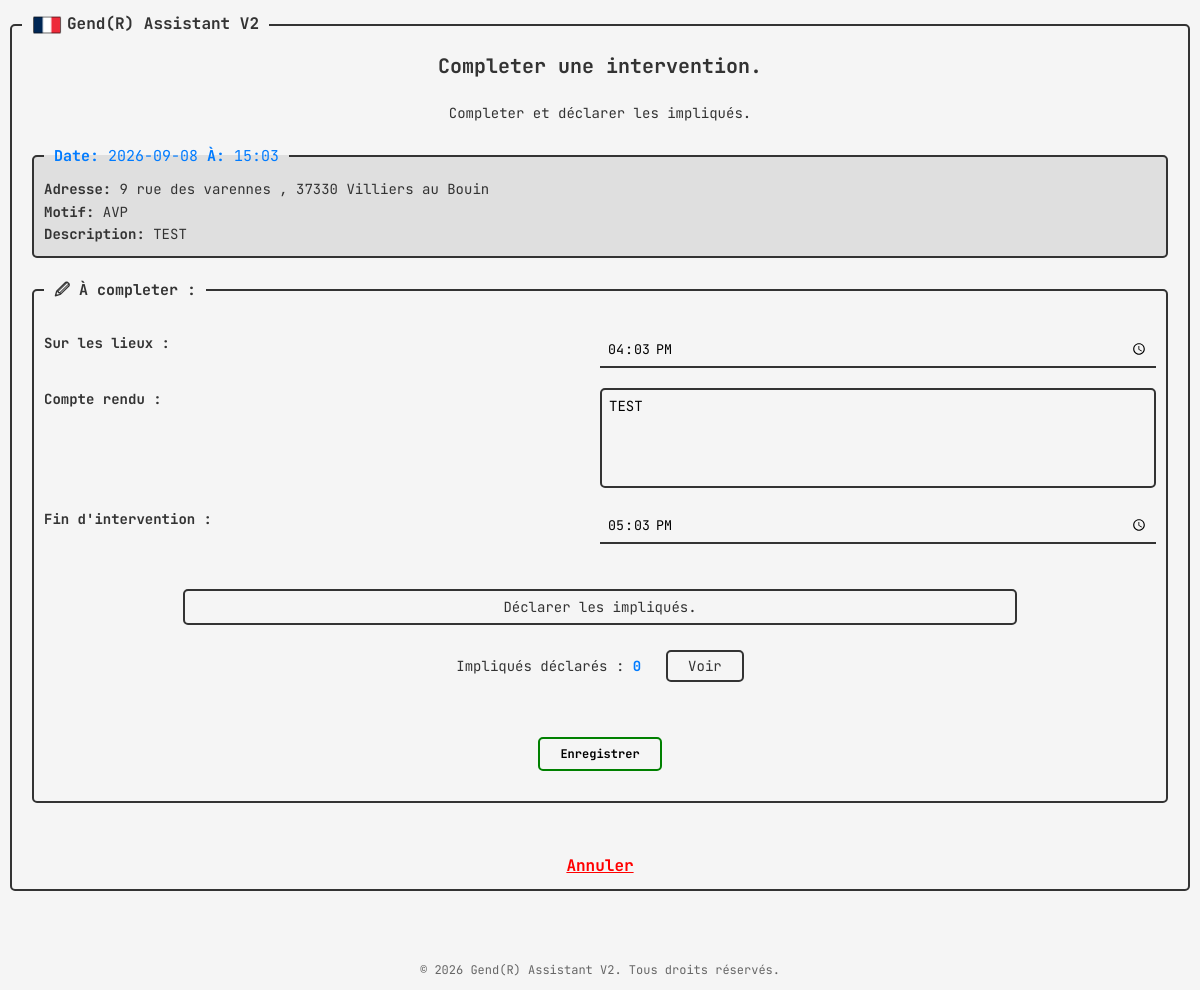
The app's page /complete?intervention_id=1 (signed in), older data.
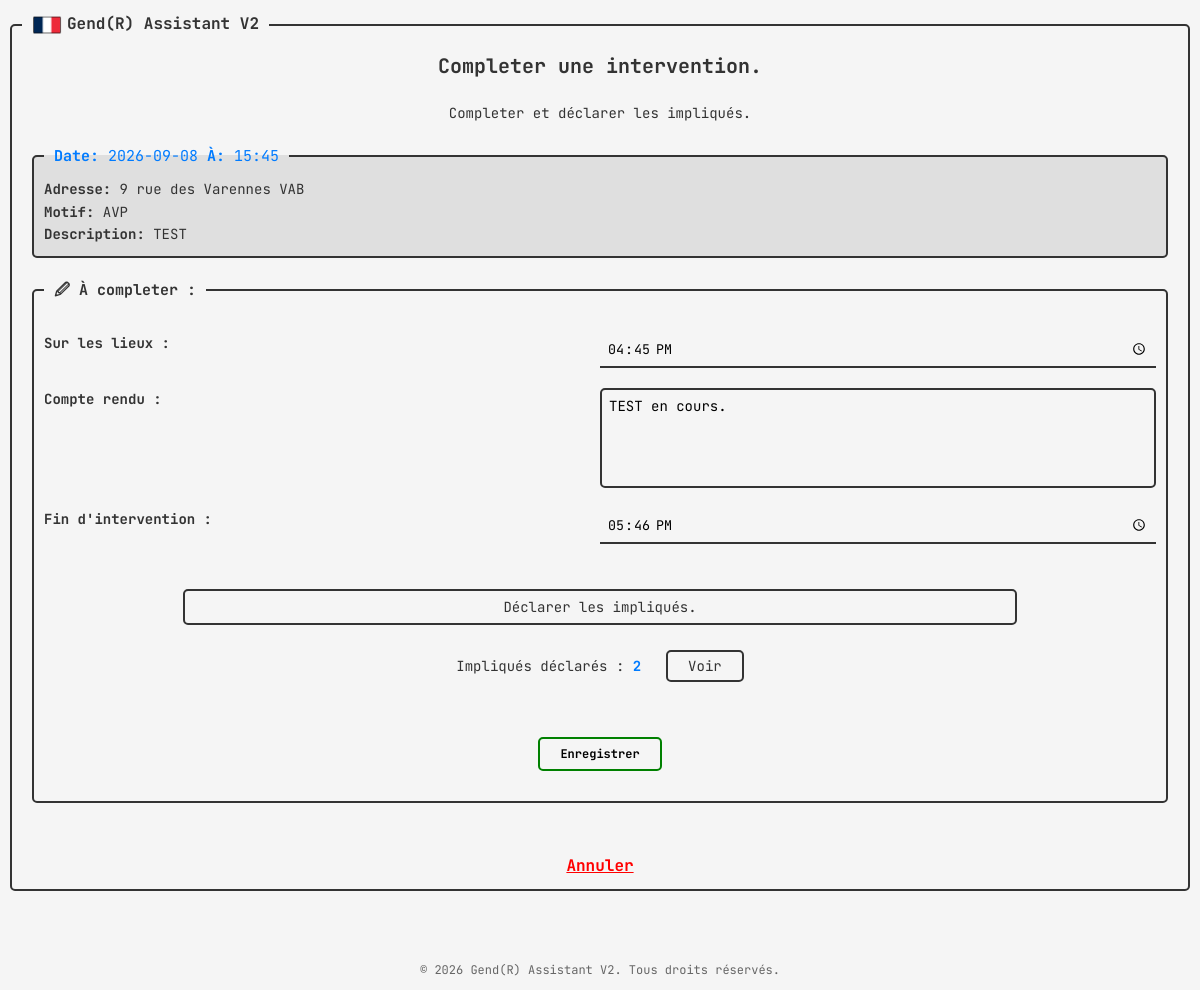
The same page, newer data.
### tables this page shows
CREATE TABLE interventions (
                id INTEGER PRIMARY KEY AUTOINCREMENT,
                username TEXT NOT NULL,
                date TEXT NOT NULL,
                hour TEXT NOT NULL,
                location TEXT NOT NULL,
                type TEXT NOT NULL,
                description TEXT NOT NULL,
                arrived TEXT,
                cr TEXT,
                endhour TEXT
                );

### app.py (the view, shortened to what this page needs)
@app.route('/complete', methods=['GET', 'POST'])
def complete():
    if 'username' not in session:
                return redirect(url_for('login'))
    if request.method == 'GET':
        intervention_id = request.args.get('intervention_id')
        success = request.args.get('success')
        error = request.args.get('error')
        intervention = db_handler.get_intervention_by_id(intervention_id)
        persons_count = len(db_handler.get_person_interventions(intervention_id))
        return render_template('complete_page.html', intervention=intervention, persons=persons_count, success=success, error=error)

### database_handler.py (called while the page is built)
    def get_intervention_by_id(self, intervention_id):
        conn = sqlite3.connect(self.path)
        cursor = conn.cursor()
        cursor.execute('SELECT * FROM interventions WHERE id = ?', (intervention_id,))
        intervention = cursor.fetchone()
        conn.close()
        return intervention

    def get_person_interventions(self, intervention_id):
            conn = sqlite3.connect('database.db')
            cursor = conn.cursor()
            cursor.execute("SELECT * FROM persons WHERE intervention_id = ?", (intervention_id,))
            interventions = cursor.fetchall()
            conn.close()
            return interventions

### templates/complete_page.html (shortened to what this page needs)
{% extends "base.html" %}
{% block content %}
    <div class="title">
        <h3>Completer une intervention.</h3>
        <p>Completer et déclarer les impliqués.</p>
    </div>
    <div class="existing-data">
        <fieldset>
            <legend><strong>Date:</strong> {{ intervention[2] }} <strong>À:</strong> {{ intervention[3] }}</legend>
            <p><strong>Adresse:</strong> {{ intervention[4] }}</p>
            <p><strong>Motif:</strong> {{ intervention[5] }}</p>
            <p><strong>Description:</strong> {{ intervention[6] }}</p>
        </fieldset>
    </div>
    <div class="to-complete">
        <fieldset>
            <legend><strong>&#128393; À completer :</strong></legend>
            <form action="{{ url_for('complete') }}" method="POST">
                <div>
                    <label for="arrived">Sur les lieux :</label>
                    <input type="time" name="arrived" id="arrived" value="{{ intervention[7] }}">
                </div>
                <div>
                    <label for="cr">Compte rendu :</label>
                    <textarea name="cr" id="cr">{{ intervention[8] or '' }}</textarea>
                </div>
                <div>
                    <label for="endhour">Fin d'intervention :</label>
                    <input type="time" name="endhour" id="endhour" value="{{ intervention[9] }}">
                </div>
                <div class="buttons">
                    <a href="{{ url_for('add_person', intervention_id=intervention[0]) }}">Déclarer les impliqués.</a>
                    <p>Impliqués déclarés : <strong>{{ persons }}</strong><a href="">Voir</a></p>
                    <button type="submit">Enregistrer</button>
                </div>
            </form>
        </fieldset>
        <a class="abord" href="{{ url_for('homepage') }}">Annuler</a>
    </div>
{% endblock %}

### templates/base.html (shortened to what this page needs)
<!DOCTYPE html>
<html lang="fr">
<head>
    <link rel="stylesheet" href="{{ url_for('static', filename='css/base.css') }}">
    <link rel="stylesheet" href="{{ url_for('static', filename='css/index.css') }}">
    <link rel="stylesheet" href="{{ url_for('static', filename='css/register.css') }}">
    <link rel="stylesheet" href="{{ url_for('static', filename='css/login.css') }}">
    <link rel="stylesheet" href="{{ url_for('static', filename='css/homepage.css') }}">
    <link rel="stylesheet" href="{{ url_for('static', filename='css/add_intervention.css') }}">
    <link rel="stylesheet" href="{{ url_for('static', filename='css/complete_page.css') }}">
    <link rel="stylesheet" href="{{ url_for('static', filename='css/add_person.css') }}">
</head>
<body>
    <fieldset>
        <legend class="base"><img src="{{ url_for('static', filename='img/france.png') }}" alt="france">Gend(R) Assistant V2</legend>
        {% block content %}{% endblock %}
    </fieldset>
    <div class="spacer"></div>
    <footer>
        <p>&copy; 2026 Gend(R) Assistant V2. Tous droits réservés.</p>
    </footer>
</body>
</html>

### static/css/base.css (style rules this page uses)
* { box-sizing: border-box; margin: 0; padding: 0; }
body { font-family: "JetBrains Mono", monospace; background-color: #f5f5f5; color: #333; line-height: 1.6; padding: 0; }
fieldset { display: flex; flex-direction: column; border: 2px solid #333; padding: 10px; border-radius: 5px; margin: 10px; height: calc(100% - 20px); min-height: calc(100% - 20px); overflow-y: auto; }
.base { font-weight: bold; padding: 0 10px; }
.base img { width: 30px; height: 30px; vertical-align: middle; margin-right: 5px; }
.title { display: flex; flex: 1; flex-direction: column; align-items: center; justify-content: center; text-align: center; }
.title h3 { font-size: 20px; margin-bottom: 20px; }
.title p { font-size: 14px; margin-bottom: 10px; }
.spacer { height: 50px; }
footer { width: 100%; text-align: center; font-size: 12px; color: #666; padding: 10px 0; }

### static/css/index.css (style rules this page uses)
.buttons { display: flex; justify-content: center; gap: 20px; margin: 200px auto; }
.buttons a { padding: 5px 20px; font-size: 16px; border: 2px solid #333; border-radius: 5px; cursor: pointer; font-size: 14px; text-decoration: none; color: #333; transition: border-color 0.5s, color 0.5s; }

### static/css/complete_page.css (style rules this page uses)
.existing-data fieldset { background-color: #dfdfdf; }
.existing-data legend { color: #007bff; font-size: 15px; padding: 0 10px; }
.existing-data p { font-size: 14px; }
.to-complete fieldset legend { font-size: 15px; padding: 0 10px; }
.to-complete form div { display: flex; flex-direction: row; margin: 20px auto; }
.to-complete form div label { width: 50%; justify-content: start; font-size: 14px; font-weight: bold; }
.to-complete form div input { width: 50%; justify-content: start; padding: 7px; background-color: transparent; font-family: "JetBrains Mono", monospace; border: none; outline: none; border-bottom: 2px solid #333; }
.to-complete form div textarea { width: 50%; height: 100px; justify-content: start; padding: 7px; background-color: transparent; border: 2px solid #333; border-radius: 5px; font-family: "JetBrains Mono", monospace; font-size: 14px; resize: none; outline: none; }
.to-complete form .buttons { display: flex; flex-direction: column; justify-content: center; align-items: center; }
.to-complete form .buttons a { width: 75%; text-align: center; margin-top: 25px; font-size: 14px; }
.to-complete form p { font-size: 14px; margin-top: 10px; }
.to-complete form p strong { color:#007BFF; margin-right: 25px; }
.to-complete form .buttons button { padding: 7px 20px; text-align: center; margin-top: 40px; font-family: "JetBrains Mono", monospace; font-size: 12px; font-weight: bold; background-color: transparent; border: 2px solid green; border-radius: 5px; transition: color 0.5s ease; }
.abord { display: flex; justify-content: center; margin-top: 50px; text-align: center; color: red; font-size: 16px; font-weight: bold; }

### static/css/add_person.css (style rules this page uses)
.abord { display: flex; justify-content: center; margin-top: 50px; text-align: center; color: red; font-size: 16px; font-weight: bold; }

Row changes from the older to the newer data that the page shows:
changed interventions "AVP": hour "15:03" → "15:45"; location "9 rue des varennes , 37330 Villiers au Bouin" → "9 rue des Varennes VAB"; arrived "16:03" → "16:45"; cr "TEST" → "TEST en cours."; endhour "17:03" → "17:46"
Text that changed along with them:
{{ persons }}: "0" → "2"
